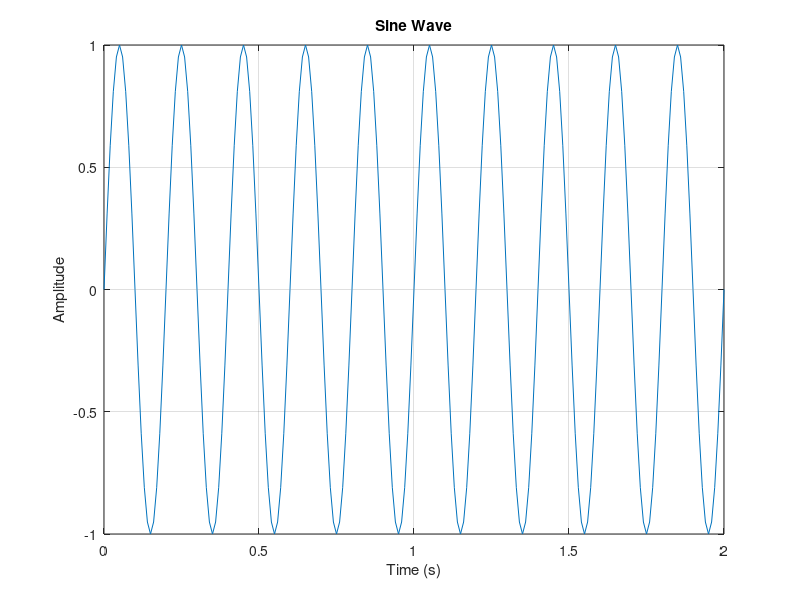

Here is the MATLAB script that generated this plot:
% Parameters for the sine wave
amplitude = 1; % Amplitude of the sine wave
frequency = 5; % Frequency in Hz
samplingRate = 100; % Sampling rate in Hz
duration = 2; % Duration in seconds

% Time vector
t = 0:1/samplingRate:duration;

% Sine wave
y = amplitude * sin(2 * pi * frequency * t);

% Plot the sine wave
figure;
plot(t, y);
xlabel('Time (s)');
ylabel('Amplitude');
title('Sine Wave');
grid on;